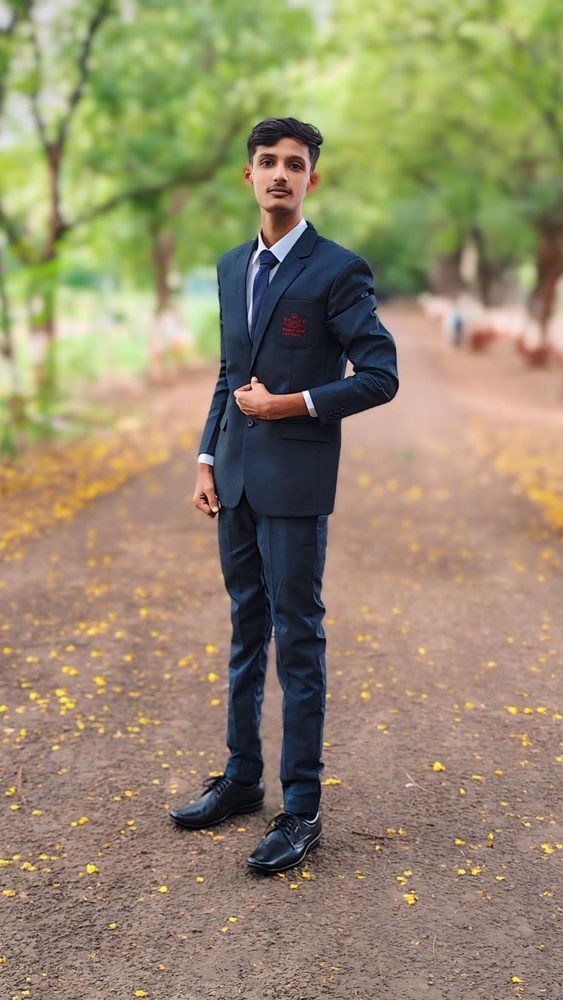
#> input picture test.jpg, 563 x 1000 px, shrunk from 901 x 1600 before the run
$ python detect_faces_opencv.py
#> lines starting #> are read from the running program, lines starting #| are printed output that depends on the picture; after the words box and inside, x2 and y2 are one past the last pixel; in counts of white or black regions, pixels touching at a corner belong together
import cv2
import pickle
import os

# Path to encodings file
ENCODINGS_PATH = "encodings/face_encodings.pickle"

# Load trained face names (we'll use simple template matching since face_recognition has issues)
if not os.path.exists(ENCODINGS_PATH):
    print("❌ Encodings file not found. This is a simplified version using OpenCV.")
    print("⚠️  Note: This version does face DETECTION, not recognition.")

# Image path
IMAGE_PATH = "test.jpg"

if not os.path.exists(IMAGE_PATH):
    print("❌ test.jpg not found in project folder.")
    exit()

# Load OpenCV's pre-trained face detector
face_cascade = cv2.CascadeClassifier(cv2.data.haarcascades + 'haarcascade_frontalface_default.xml')

# Load image
print("[INFO] Loading image...")
image = cv2.imread(IMAGE_PATH)
#> image is the input picture: shape (1000, 563, 3); mean B, G, R 109, 137.5, 148.4
if image is None:
    print("❌ Failed to load image.")
    exit()

# Convert to grayscale for detection
gray = cv2.cvtColor(image, cv2.COLOR_BGR2GRAY)
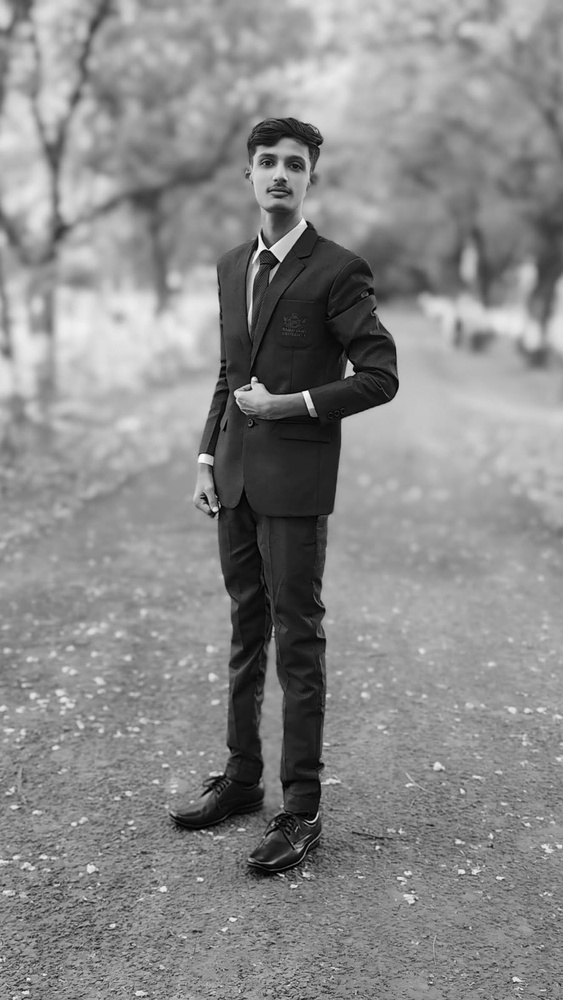
#> gray: shape (1000, 563); min 0, max 252, mean 137.5

# Detect faces
print("[INFO] Detecting faces...")
faces = face_cascade.detectMultiScale(gray, scaleFactor=1.1, minNeighbors=5, minSize=(30, 30))
#> faces = [[240, 132, 79, 79]]

print(f"[SUCCESS] Found {len(faces)} face(s)!")
#| [SUCCESS] Found 1 face(s)!

# Draw rectangles around faces
for (x, y, w, h) in faces:
    cv2.rectangle(image, (x, y), (x+w, y+h), (0, 255, 0), 2)
    cv2.putText(
        image,
        "Face Detected",
        (x, y - 10),
        cv2.FONT_HERSHEY_SIMPLEX,
        0.6,
        (0, 255, 0),
        2
    )
#> this loop made 1 pass
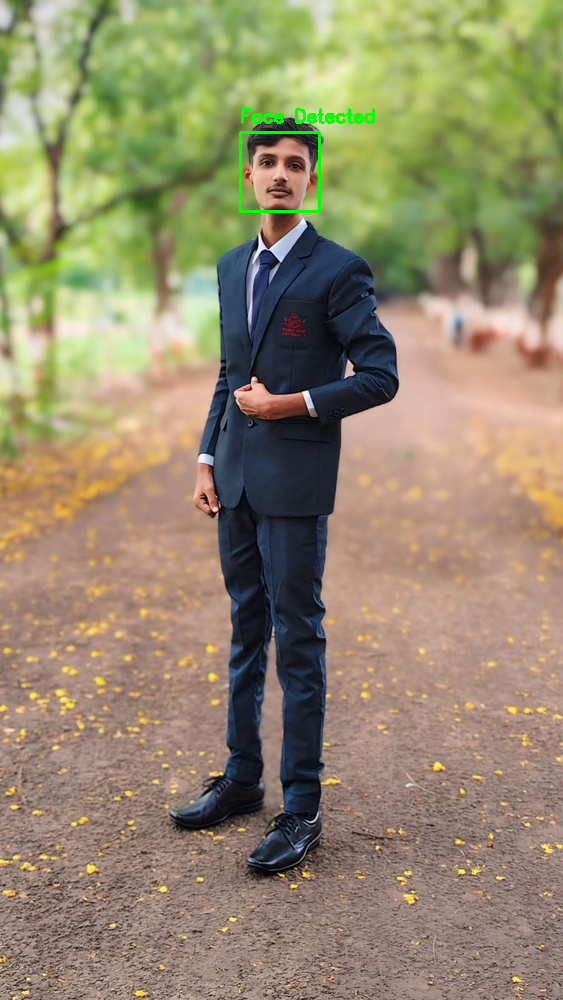
#> image: shape (1000, 563, 3); 0.34% of pixels changed, all inside (x1, y1, x2, y2) = (239, 108, 375, 213)

# Show result
cv2.imshow("Face Detection (OpenCV)", image)
print("[INFO] Press any key to close the window...")
cv2.waitKey(0)
cv2.destroyAllWindows()
print("[SUCCESS] Done!")
